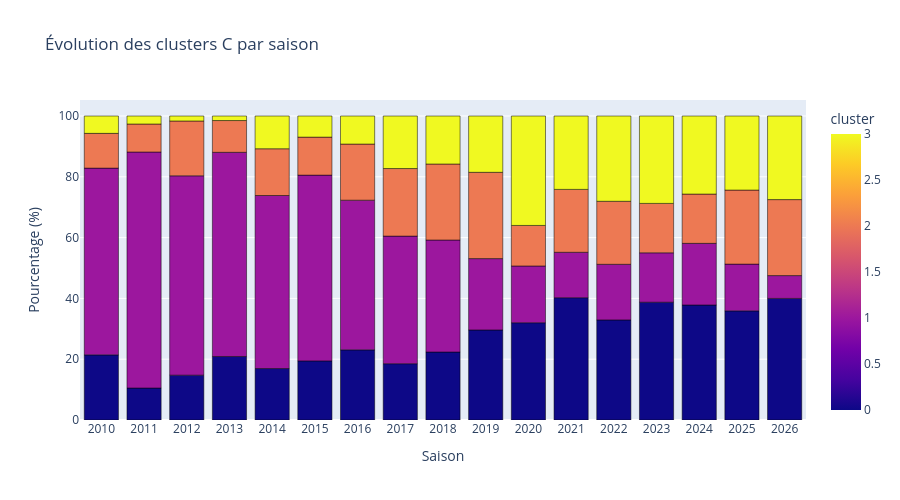

The cell this chart's notebook holds for it:
### Code cell
df_c = composition[composition['pos'] == 'C']

fig_c = px.bar(
    df_c,
    x='season',
    y='percent',
    color='cluster',
    hover_data={'count': True, 'percent': ':.1f', 'cluster': True, 'season': True},
    labels={'percent':'Pourcentage (%)', 'season':'Saison', 'cluster_name':'Cluster'},
    title='Évolution des clusters C par saison',
    height=500,
    width=900
)
fig_c.update_layout(barmode='stack', legend_title_text='Cluster')
fig_c.update_traces(marker_line_width=0.5, marker_line_color='black')
fig_c.show()

### Figure 1 — Plotly figure (JSON) as saved in the notebook; plotly's stock layout.template omitted (floating-point values rounded to 4 significant figures; data arrays with more than 128 entries replaced by an {"elided": "..."} marker saying what was removed)
{"data": [{"customdata": {"elided": "68x2 int values"}, "hovertemplate": "Saison=%{x}<br>Pourcentage (%)=%{y:.1f}<br>count=%{customdata[0]}<br>cluster=%{marker.color}<extra></extra>", "legendgroup": "", "marker": {"color": [0, 1, 2, 3, 0, 1, 2, 3, 0, 1, 2, 3, 0, 1, 2, 3, 0, 1, 2, 3, 0, 1, 2, 3, 0, 1, 2, 3, 0, 1, 2, 3, 0, 1, 2, 3, 0, 1, 2, 3, 0, 1, 2, 3, 0, 1, 2, 3, 0, 1, 2, 3, 0, 1, 2, 3, 0, 1, 2, 3, 0, 1, 2, 3, 0, 1, 2, 3], "coloraxis": "coloraxis", "line": {"color": "black", "width": 0.5}, "pattern": {"shape": ""}}, "name": "", "orientation": "v", "showlegend": false, "textposition": "auto", "type": "bar", "x": ["2010", "2010", "2010", "2010", "2011", "2011", "2011", "2011", "2012", "2012", "2012", "2012", "2013", "2013", "2013", "2013", "2014", "2014", "2014", "2014", "2015", "2015", "2015", "2015", "2016", "2016", "2016", "2016", "2017", "2017", "2017", "2017", "2018", "2018", "2018", "2018", "2019", "2019", "2019", "2019", "2020", "2020", "2020", "2020", "2021", "2021", "2021", "2021", "2022", "2022", "2022", "2022", "2023", "2023", "2023", "2023", "2024", "2024", "2024", "2024", "2025", "2025", "2025", "2025", "2026", "2026", "2026", "2026"], "xaxis": "x", "y": [21.43, 61.43, 11.43, 5.714, 10.53, 77.63, 9.211, 2.632, 14.75, 65.57, 18.03, 1.639, 20.9, 67.16, 10.45, 1.493, 16.92, 56.92, 15.38, 10.77, 19.44, 61.11, 12.5, 6.944, 23.08, 49.23, 18.46, 9.231, 18.52, 41.98, 22.22, 17.28, 22.37, 36.84, 25.0, 15.79, 29.63, 23.46, 28.4, 18.52, 32.0, 18.67, 13.33, 36.0, 40.23, 14.94, 20.69, 24.14, 32.93, 18.29, 20.73, 28.05, 38.75, 16.25, 16.25, 28.75, 37.84, 20.27, 16.22, 25.68, 35.9, 15.38, 24.36, 24.36, 40.0, 7.5, 25.0, 27.5], "yaxis": "y"}], "layout": {"barmode": "stack", "coloraxis": {"colorbar": {"title": {"text": "cluster"}}, "colorscale": [[0, "#0d0887"], [0.1111, "#46039f"], [0.2222, "#7201a8"], [0.3333, "#9c179e"], [0.4444, "#bd3786"], [0.5556, "#d8576b"], [0.6667, "#ed7953"], [0.7778, "#fb9f3a"], [0.8889, "#fdca26"], [1, "#f0f921"]]}, "height": 500, "legend": {"title": {"text": "Cluster"}, "tracegroupgap": 0}, "title": {"text": "Évolution des clusters C par saison"}, "width": 900, "xaxis": {"anchor": "y", "domain": [0, 1], "title": {"text": "Saison"}}, "yaxis": {"anchor": "x", "domain": [0, 1], "title": {"text": "Pourcentage (%)"}}}}
